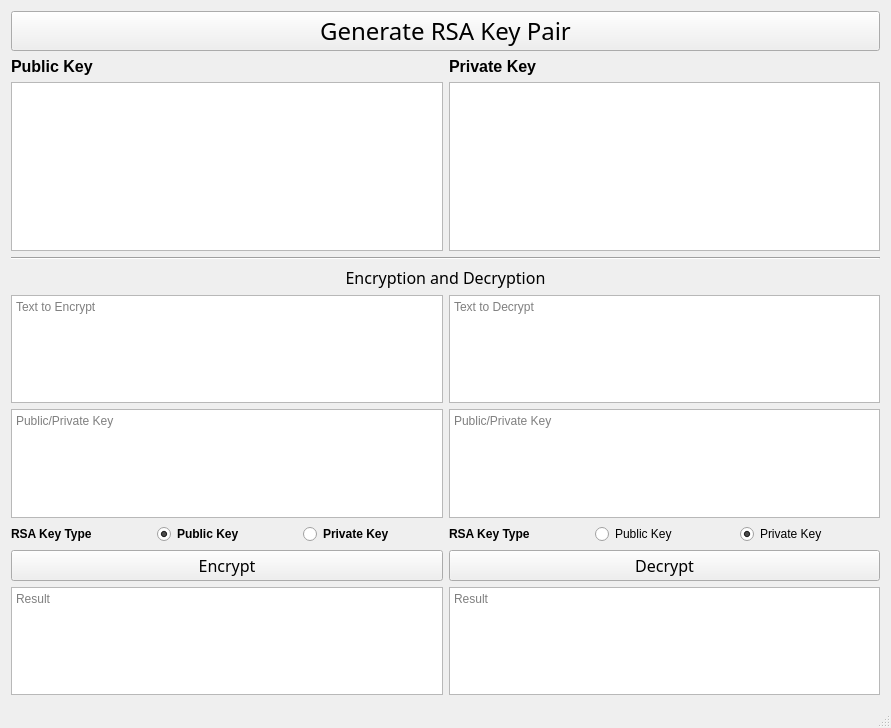
<?xml version="1.0" encoding="UTF-8"?>
<ui version="4.0">
 <class>MainWindow</class>
 <widget class="QMainWindow" name="MainWindow">
  <property name="geometry">
   <rect>
    <x>0</x>
    <y>0</y>
    <width>891</width>
    <height>728</height>
   </rect>
  </property>
  <property name="windowTitle">
   <string>MainWindow</string>
  </property>
  <widget class="QWidget" name="centralWidget">
   <layout class="QGridLayout" name="gridLayout">
    <item row="0" column="0">
     <layout class="QVBoxLayout" name="verticalLayout_6" stretch="3,0,0,5">
      <item>
       <layout class="QVBoxLayout" name="verticalLayout_3">
        <item>
         <widget class="QPushButton" name="pushButton_generate">
          <property name="enabled">
           <bool>true</bool>
          </property>
          <property name="sizePolicy">
           <sizepolicy hsizetype="Minimum" vsizetype="Fixed">
            <horstretch>0</horstretch>
            <verstretch>0</verstretch>
           </sizepolicy>
          </property>
          <property name="minimumSize">
           <size>
            <width>0</width>
            <height>40</height>
           </size>
          </property>
          <property name="font">
           <font>
            <family>Impact</family>
            <pointsize>18</pointsize>
           </font>
          </property>
          <property name="text">
           <string>Generate RSA Key Pair</string>
          </property>
         </widget>
        </item>
        <item>
         <layout class="QHBoxLayout" name="horizontalLayout">
          <item>
           <layout class="QVBoxLayout" name="verticalLayout_2">
            <item>
             <widget class="QLabel" name="label_2">
              <property name="font">
               <font>
                <pointsize>12</pointsize>
                <weight>75</weight>
                <bold>true</bold>
               </font>
              </property>
              <property name="text">
               <string>Public Key</string>
              </property>
             </widget>
            </item>
            <item>
             <widget class="QTextBrowser" name="textBrowser_public"/>
            </item>
           </layout>
          </item>
          <item>
           <layout class="QVBoxLayout" name="verticalLayout">
            <item>
             <widget class="QLabel" name="label_private">
              <property name="font">
               <font>
                <pointsize>12</pointsize>
                <weight>75</weight>
                <bold>true</bold>
               </font>
              </property>
              <property name="text">
               <string>Private Key</string>
              </property>
             </widget>
            </item>
            <item>
             <widget class="QTextBrowser" name="textBrowser_private"/>
            </item>
           </layout>
          </item>
         </layout>
        </item>
       </layout>
      </item>
      <item>
       <widget class="Line" name="line">
        <property name="orientation">
         <enum>Qt::Horizontal</enum>
        </property>
       </widget>
      </item>
      <item>
       <widget class="QLabel" name="label_4">
        <property name="font">
         <font>
          <family>Impact</family>
          <pointsize>12</pointsize>
         </font>
        </property>
        <property name="layoutDirection">
         <enum>Qt::LeftToRight</enum>
        </property>
        <property name="text">
         <string>Encryption and Decryption</string>
        </property>
        <property name="alignment">
         <set>Qt::AlignCenter</set>
        </property>
       </widget>
      </item>
      <item>
       <layout class="QHBoxLayout" name="horizontalLayout_4">
        <item>
         <layout class="QVBoxLayout" name="verticalLayout_4">
          <item>
           <widget class="QTextEdit" name="textEdit_to_enc">
            <property name="placeholderText">
             <string>Text to Encrypt</string>
            </property>
           </widget>
          </item>
          <item>
           <widget class="QTextEdit" name="textEdit_enc_key">
            <property name="placeholderText">
             <string>Public/Private Key</string>
            </property>
           </widget>
          </item>
          <item>
           <layout class="QHBoxLayout" name="horizontalLayout_2">
            <item>
             <widget class="QLabel" name="label">
              <property name="font">
               <font>
                <weight>75</weight>
                <bold>true</bold>
               </font>
              </property>
              <property name="text">
               <string>RSA Key Type</string>
              </property>
             </widget>
            </item>
            <item>
             <widget class="QRadioButton" name="radioButton_enc_pub">
              <property name="font">
               <font>
                <pointsize>9</pointsize>
                <weight>75</weight>
                <bold>true</bold>
               </font>
              </property>
              <property name="text">
               <string>Public Key</string>
              </property>
              <property name="checked">
               <bool>true</bool>
              </property>
              <attribute name="buttonGroup">
               <string notr="true">buttonGroup</string>
              </attribute>
             </widget>
            </item>
            <item>
             <widget class="QRadioButton" name="radioButton_enc_pri">
              <property name="font">
               <font>
                <weight>75</weight>
                <bold>true</bold>
               </font>
              </property>
              <property name="text">
               <string>Private Key</string>
              </property>
              <attribute name="buttonGroup">
               <string notr="true">buttonGroup</string>
              </attribute>
             </widget>
            </item>
           </layout>
          </item>
          <item>
           <widget class="QPushButton" name="pushButton_enc">
            <property name="font">
             <font>
              <family>Impact</family>
              <pointsize>12</pointsize>
             </font>
            </property>
            <property name="text">
             <string>Encrypt</string>
            </property>
           </widget>
          </item>
          <item>
           <widget class="QTextBrowser" name="textBrowser_enc_res">
            <property name="placeholderText">
             <string>Result</string>
            </property>
           </widget>
          </item>
         </layout>
        </item>
        <item>
         <layout class="QVBoxLayout" name="verticalLayout_5">
          <item>
           <widget class="QTextEdit" name="textEdit_to_dec">
            <property name="placeholderText">
             <string>Text to Decrypt</string>
            </property>
           </widget>
          </item>
          <item>
           <widget class="QTextEdit" name="textEdit_dec_key">
            <property name="placeholderText">
             <string>Public/Private Key</string>
            </property>
           </widget>
          </item>
          <item>
           <layout class="QHBoxLayout" name="horizontalLayout_3">
            <item>
             <widget class="QLabel" name="label_3">
              <property name="font">
               <font>
                <weight>75</weight>
                <bold>true</bold>
               </font>
              </property>
              <property name="text">
               <string>RSA Key Type</string>
              </property>
             </widget>
            </item>
            <item>
             <widget class="QRadioButton" name="radioButton_dec_pub">
              <property name="text">
               <string>Public Key</string>
              </property>
              <property name="checked">
               <bool>false</bool>
              </property>
              <attribute name="buttonGroup">
               <string notr="true">buttonGroup_2</string>
              </attribute>
             </widget>
            </item>
            <item>
             <widget class="QRadioButton" name="radioButton_dec_pri">
              <property name="text">
               <string>Private Key</string>
              </property>
              <property name="checked">
               <bool>true</bool>
              </property>
              <attribute name="buttonGroup">
               <string notr="true">buttonGroup_2</string>
              </attribute>
             </widget>
            </item>
           </layout>
          </item>
          <item>
           <widget class="QPushButton" name="pushButton_dec">
            <property name="font">
             <font>
              <family>Impact</family>
              <pointsize>12</pointsize>
             </font>
            </property>
            <property name="text">
             <string>Decrypt</string>
            </property>
           </widget>
          </item>
          <item>
           <widget class="QTextBrowser" name="textBrowser_dec_res">
            <property name="placeholderText">
             <string>Result</string>
            </property>
           </widget>
          </item>
         </layout>
        </item>
       </layout>
      </item>
     </layout>
    </item>
   </layout>
  </widget>
  <widget class="QStatusBar" name="statusBar"/>
 </widget>
 <layoutdefault spacing="6" margin="11"/>
 <resources/>
 <connections/>
 <buttongroups>
  <buttongroup name="buttonGroup"/>
  <buttongroup name="buttonGroup_2"/>
 </buttongroups>
</ui>
